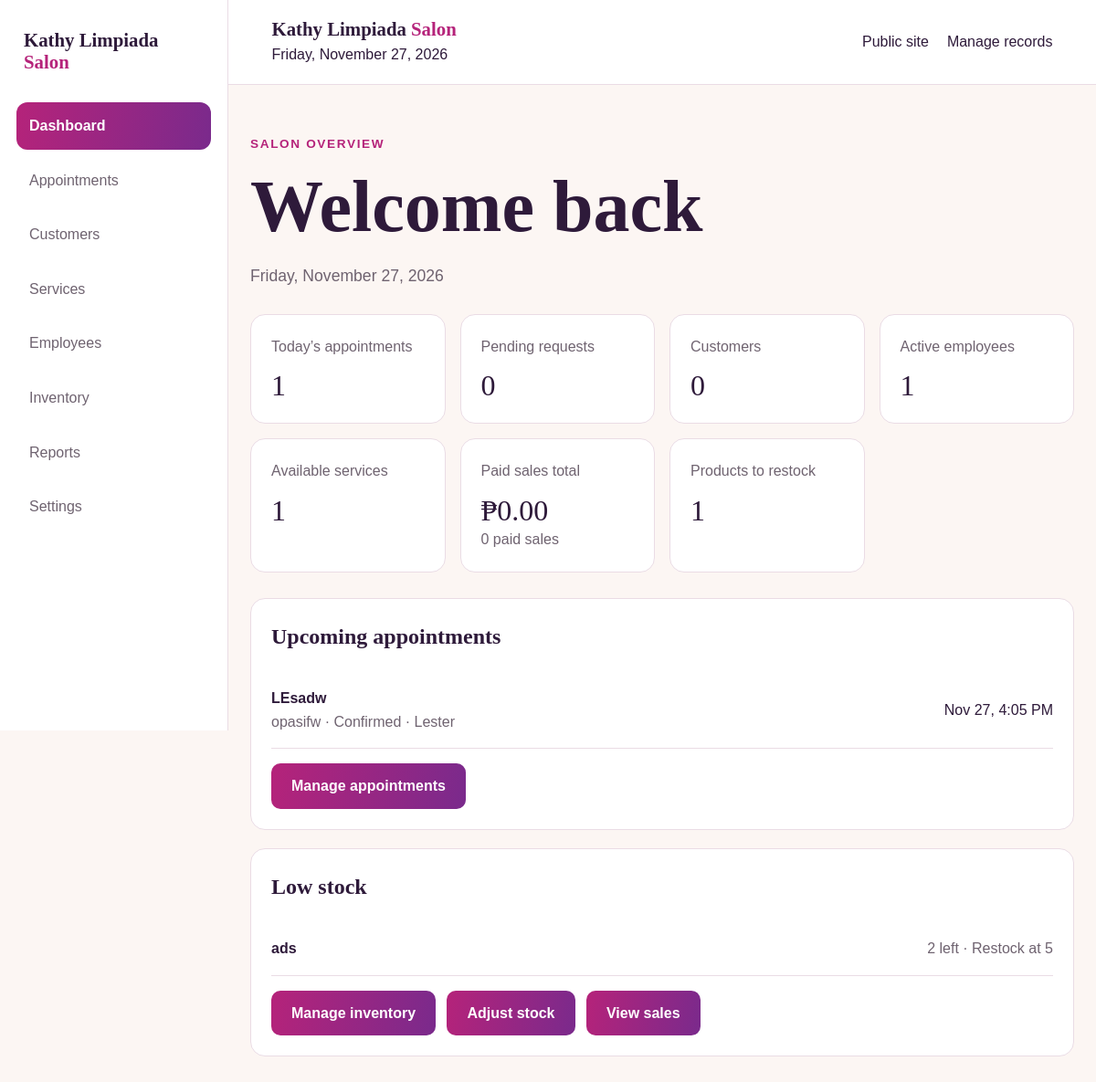
The page /dashboard/ (signed in) on the database its author committed.
### core/models.py (models this page shows, shortened)
class Appointment(models.Model):
    STATUS_CHOICES = [
        ("pending", "Pending"),
        ("confirmed", "Confirmed"),
        ("completed", "Completed"),
        ("cancelled", "Cancelled"),
    ]
    customer = models.ForeignKey(
    Customer,
    on_delete=models.SET_NULL,
    null=True,
    blank=True,
    related_name="appointments",
    )
    stylist = models.ForeignKey(
        Employee,
        on_delete=models.SET_NULL,
        null=True,
        blank=True,
        related_name="appointments",
    )
    customer_name = models.CharField(max_length=100)
    contact_email = models.EmailField()
    service = models.ForeignKey(Service, on_delete=models.PROTECT)
    appointment_date = models.DateField()
    appointment_time = models.TimeField()
    notes = models.TextField(blank=True)
    status = models.CharField(
        max_length=20,
        choices=STATUS_CHOICES,
        default="pending",
    )
    class Meta:
        ordering = ["appointment_date", "appointment_time"]

class Service(models.Model):
    category = models.ForeignKey(
        ServiceCategory,
        on_delete=models.PROTECT,
        related_name="services",
    )
    name = models.CharField(max_length=150)
    description = models.TextField(blank=True)
    duration_minutes = models.PositiveIntegerField(default=60)
    price = models.DecimalField(max_digits=8, decimal_places=2)
    is_available = models.BooleanField(default=True)
    class Meta:
        ordering = ["category__name", "name"]

class Employee(models.Model):
    name = models.CharField(max_length=100)
    position = models.CharField(max_length=80, default="Stylist")
    email = models.EmailField(blank=True)
    phone = models.CharField(max_length=30, blank=True)
    is_active = models.BooleanField(default=True)

class Product(models.Model):
    name = models.CharField(max_length=120)
    category = models.CharField(max_length=80, blank=True)
    stock_quantity = models.PositiveIntegerField(default=0)
    reorder_level = models.PositiveIntegerField(default=5)
    unit_cost = models.DecimalField(max_digits=8, decimal_places=2, default=0)
    is_active = models.BooleanField(default=True)

### core/views.py (the view)
# urls.py: path("dashboard/", views.dashboard, name="dashboard"),
@staff_member_required(login_url="/admin/login/")
def dashboard(request):
    today = timezone.localdate()
    upcoming = (
        Appointment.objects
        .filter(appointment_date__gte=today)
        .exclude(status="cancelled")
        .select_related("service", "stylist")
        .order_by("appointment_date", "appointment_time")[:6]
    )
    low_stock = Product.objects.filter(
        is_active=True,
        stock_quantity__lte=F("reorder_level"),
    )
    context = {
        "today": today,
        "today_count": Appointment.objects.filter(appointment_date=today).count(),
        "pending_count": Appointment.objects.filter(status="pending").count(),
        "customer_count": Customer.objects.count(),
        "employee_count": Employee.objects.filter(is_active=True).count(),
        "service_count": Service.objects.filter(is_available=True).count(),
        "upcoming": upcoming,
                "revenue": Sale.objects.filter(
            payment_status="paid"
        ).aggregate(total=Sum("amount"))["total"] or 0,
        "paid_sales_count": Sale.objects.filter(payment_status="paid").count(),
        "low_stock": low_stock[:5],
        "low_stock_count": low_stock.count(),
    }
    return render(request, "core/dashboard.html", context)

### core/templates/core/dashboard.html (shortened to what this page needs)
{% load static %}
<!doctype html>
<html lang="en">
<head>
  <link rel="stylesheet" href="{% static 'core/style.css' %}">
</head>
<body class="dashboard-page">
  <div class="salon-layout">
    <aside class="salon-sidebar">
      <a href="/" class="brand">Kathy Limpiada <span>Salon</span></a>
      <nav aria-label="Dashboard navigation">
        <a class="active" href="{% url 'dashboard' %}">Dashboard</a>
        <a href="/admin/core/appointment/">Appointments</a>
        <a href="/admin/core/customer/">Customers</a>
        <a href="/admin/core/service/">Services</a>
        <a href="/admin/core/employee/">Employees</a>
        <a href="/admin/core/product/">Inventory</a>
        <a href="{% url 'sales_report' %}">Reports</a>
        <a href="/admin/">Settings</a>
      </nav>
    </aside>
    <div class="salon-workspace">
      <header class="dashboard-header">
        <div>
          <a href="/" class="brand">Kathy Limpiada <span>Salon</span></a>
          <div>{% now "l, F j, Y" %}</div>
        </div>
        <nav aria-label="Account navigation">
          <a href="/">Public site</a>
          <a href="/admin/">Manage records</a>
        </nav>
      </header>
      <main class="dashboard-main">
        <p class="eyebrow">Salon overview</p>
        <h1>Welcome back</h1>
        <p>{{ today|date:"l, F j, Y" }}</p>
        <section class="dashboard-cards" aria-label="Salon statistics">
          <article>
            <span>Today’s appointments</span>
            <strong>{{ today_count }}</strong>
          </article>
          <article>
            <span>Pending requests</span>
            <strong>{{ pending_count }}</strong>
          </article>
          <article>
            <span>Customers</span>
            <strong>{{ customer_count }}</strong>
          </article>
          <article>
            <span>Active employees</span>
            <strong>{{ employee_count }}</strong>
          </article>
          <article>
            <span>Available services</span>
            <strong>{{ service_count }}</strong>
          </article>
          <article>
            <span>Paid sales total</span>
            <strong>₱{{ revenue|floatformat:2 }}</strong>
            <span>{{ paid_sales_count }} paid sales</span>
          </article>
          <article>
            <span>Products to restock</span>
            <strong>{{ low_stock_count }}</strong>
          </article>
        </section>
        <section class="dashboard-panel">
          <h2>Upcoming appointments</h2>
          {% for appointment in upcoming %}
            <div class="appointment-row">
              <div>
                <strong>{{ appointment.customer_name }}</strong>
                <span>
                  {{ appointment.service.name }} · {{ appointment.status|title }}
                  {% if appointment.stylist %} · {{ appointment.stylist.name }}{% endif %}
                </span>
              </div>
              <time>
                {{ appointment.appointment_date|date:"M j" }},
                {{ appointment.appointment_time|time:"g:i A" }}
              </time>
            </div>
          {% empty %}
            <p>No upcoming appointments yet.</p>
          {% endfor %}
          <a class="button" href="/admin/core/appointment/">Manage appointments</a>
        </section>
        <section class="dashboard-panel">
          <h2>Low stock</h2>
          {% for product in low_stock %}
            <div class="appointment-row">
              <strong>{{ product.name }}</strong>
              <span>
                {{ product.stock_quantity }} left · Restock at {{ product.reorder_level }}
              </span>
            </div>
          {% empty %}
            <p>All active products are above their restock levels.</p>
          {% endfor %}
          <a class="button" href="/admin/core/product/">Manage inventory</a>
          <a class="button" href="{% url 'adjust_stock' %}">Adjust stock</a>
          <a class="button" href="/admin/core/sale/">View sales</a>
        </section>
      </main>
    </div>
  </div>
</body>
</html>

### core/static/core/style.css (style rules this page uses)
:root { --magenta: #b5237a; --pink: #d6409f; --violet: #7a2a8c; --plum: #2e1a3a; --blush: #fbe3f0; --cream: #fcf6f3; --ink: #2e1a3a; --muted: #6f6370; --line: #eadce5; --white: #ffffff; --danger: #9b2c2c; }
* { box-sizing: border-box; }
body { margin: 0; background: var(--cream); color: var(--ink); font-family: Arial, sans-serif; line-height: 1.6; }
a { color: var(--magenta); }
main { max-width: 1000px; margin: 64px auto; padding: 48px; background: var(--white); border: 1px solid var(--line); border-radius: 20px; }
h1, h2, h3 { color: var(--plum); font-family: Georgia, serif; }
h1 { margin: 0 0 12px; font-size: clamp(2.5rem, 7vw, 5rem); line-height: 1.1; }
p { color: var(--muted); font-size: 1.1rem; }
.eyebrow { color: var(--magenta); font-size: 0.85rem; font-weight: bold; letter-spacing: 0.12em; text-transform: uppercase; }
.button { display: inline-block; min-height: 48px; margin-top: 16px; padding: 12px 22px; border: 0; border-radius: 10px; background: linear-gradient(100deg, var(--magenta), var(--violet)); color: var(--white); font: inherit; font-weight: bold; text-align: center; text-decoration: none; cursor: pointer; }
.dashboard-page { min-height: 100vh; }
.salon-layout { display: flex; min-height: 100vh; }
.salon-sidebar { position: sticky; top: 0; width: 250px; height: 100vh; flex: 0 0 250px; padding: 28px 18px; background: var(--white); border-right: 1px solid var(--line); }
.salon-sidebar .brand { display: block; margin: 4px 8px 32px; }
.brand { color: var(--plum); font: bold 1.3rem Georgia, serif; text-decoration: none; }
.brand span { color: var(--magenta); }
.salon-sidebar nav { display: grid; gap: 8px; }
.salon-sidebar nav a { padding: 13px 14px; border-radius: 12px; color: var(--muted); text-decoration: none; }
.salon-sidebar nav a.active { background: linear-gradient(100deg, var(--magenta), var(--violet)); color: var(--white); font-weight: bold; }
.salon-workspace { min-width: 0; flex: 1; }
.dashboard-header { display: flex; justify-content: space-between; align-items: center; gap: 16px; padding: 20px 5%; background: var(--white); border-bottom: 1px solid var(--line); }
.dashboard-header nav { display: flex; flex-wrap: wrap; gap: 20px; }
.dashboard-header nav a { color: var(--plum); text-decoration: none; }
.dashboard-main { width: 100%; max-width: 1100px; margin: 0 auto; padding: 40px 24px; background: transparent; border: 0; border-radius: 0; }
.dashboard-main h1, .dashboard-panel h2 { font-family: Georgia, serif; }
.dashboard-cards { display: grid; grid-template-columns: repeat(auto-fit, minmax(170px, 1fr)); gap: 16px; margin: 28px 0; }
.dashboard-cards article, .dashboard-panel { padding: 22px; background: var(--white); border: 1px solid var(--line); border-radius: 16px; }
.dashboard-cards span, .appointment-row span { display: block; color: var(--muted); }
.dashboard-cards strong { display: block; margin-top: 12px; color: var(--plum); font: 2rem Georgia, serif; overflow-wrap: anywhere; }
.dashboard-panel { margin: 20px 0; }
.dashboard-panel h2 { margin-top: 0; }
.appointment-row { display: flex; justify-content: space-between; align-items: center; gap: 16px; padding: 16px 0; border-bottom: 1px solid var(--line); }
.dashboard-panel .button + .button { margin-left: 8px; }

### rows shown on the page
Appointment: customer_name "LEsadw", service.name "opasifw", status "Confirmed", stylist.name "Lester", appointment_date "Nov 27", appointment_time "4:05 PM"
Product: name "ads", stock_quantity "2", reorder_level "5"

### other values the page prints
{{ today|date:"l, F j, Y" }} "Friday, November 27, 2026"
{{ today_count }} "1"
{{ pending_count }} "0"
{{ customer_count }} "0"
{{ employee_count }} "1"
{{ service_count }} "1"
{{ revenue|floatformat:2 }} "0.00"
{{ paid_sales_count }} "0"
{{ low_stock_count }} "1"
